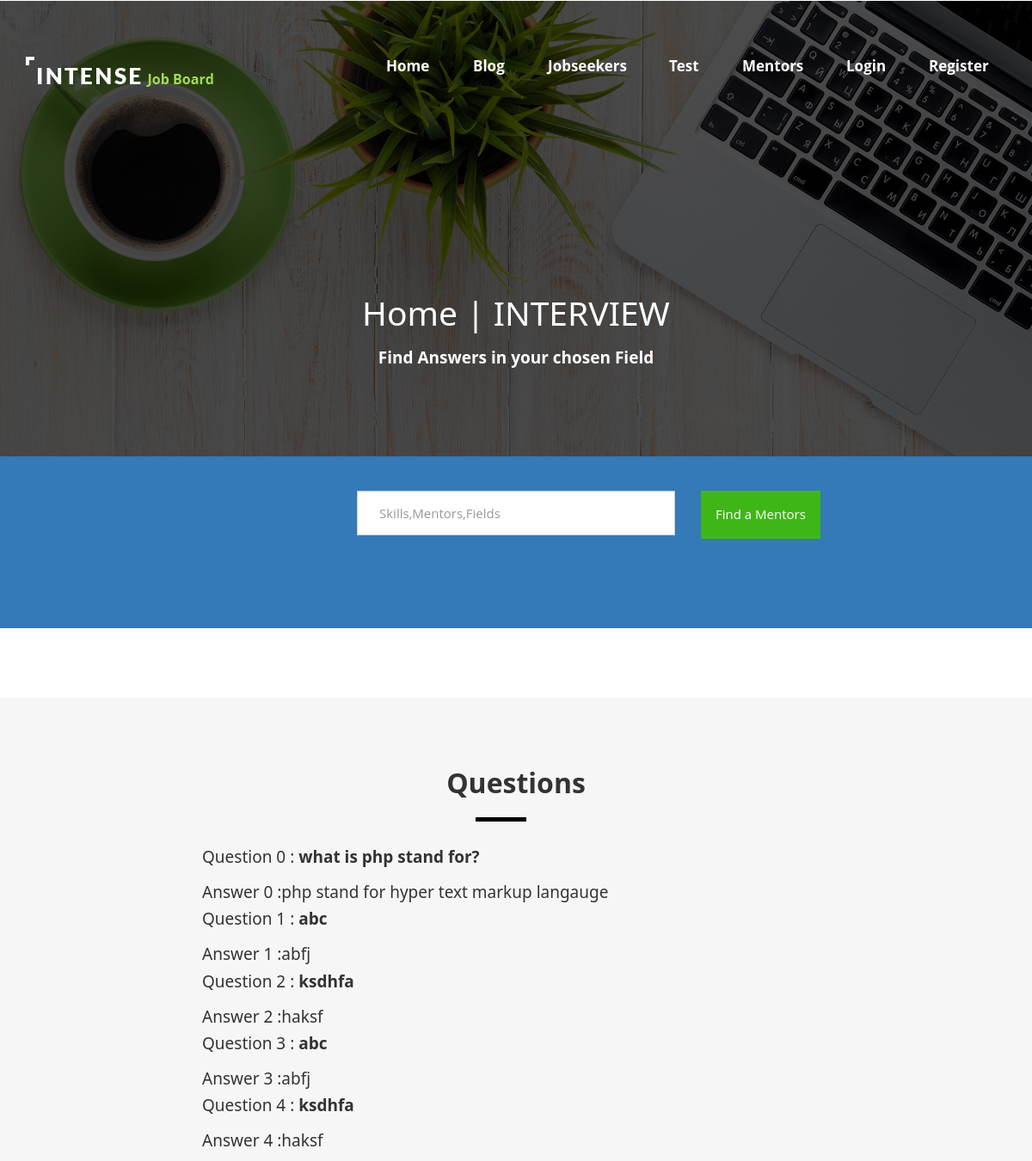
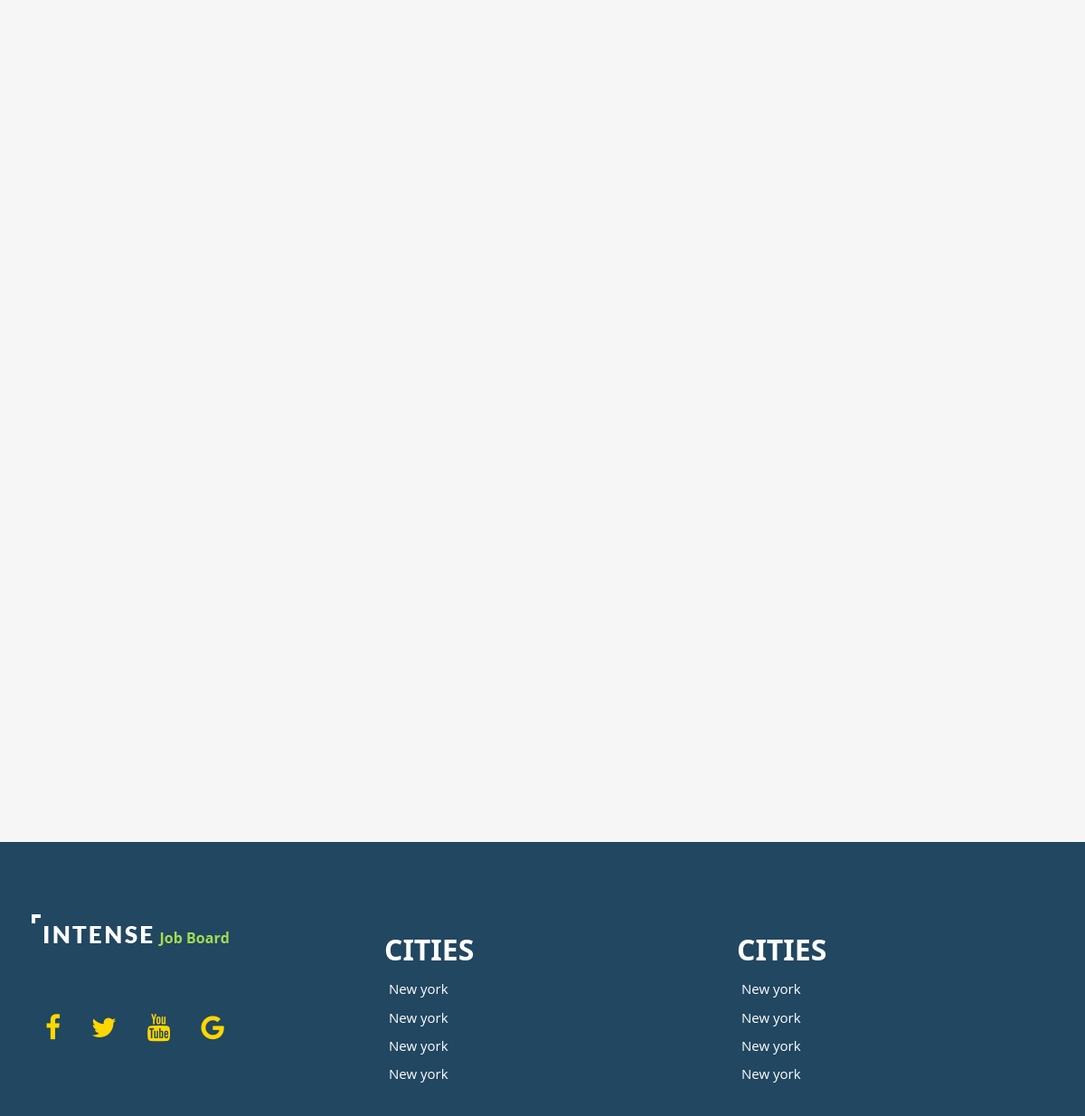
The page /index.php/Front/interview_question_pagination/1 on the database its author committed (2 pictures, top to bottom).
### tables this page shows
CREATE TABLE `interview_questions` (
  `question_id` int(11) NOT NULL,
  `question_text` varchar(255) NOT NULL,
  `question_answer` varchar(255) NOT NULL,
  `categories_id` int(11) NOT NULL
);

### application/controllers/Front.php (called while the page is built, shortened)
<?php
class Front extends CI_controller{
       function interview_question_pagination($id){
$config['per_page'] = 10;
		$this->load->view("public/single_interview",array('single_category'=>$this->front_model->view_interview_pagination($config['per_page'],$this->uri->segment(4),$id)));
    }
}
?>

### index.php (called while the page is built, shortened)
<?php
require_once BASEPATH.'core/CodeIgniter.php';

### application/models/front_model.php (called while the page is built, shortened)
<?php
class front_model extends CI_model{
    function view_interview_pagination($limit,$offset,$id){
        $query=$this->db->select("*")
            ->where("categories_id",$id)
            ->from("interview_questions")
            ->limit($limit,$offset)
            ->get();
       return $query->result();
    }
}
?>

### application/views/public/single_interview.php (the view, shortened to what this page needs)
<!DOCTYPE html>
<html lang="en">
    <head>
        <link rel="stylesheet" type="text/css" href="<?php echo base_url();?>assets/css/bootstrap.min.css">
	<link rel="stylesheet" type="text/css" href="<?php echo base_url();?>/assets/css/style.css">
	 <link href="<?php echo base_url();?>/assets/css/custom.css" rel="stylesheet" />
        <link rel="stylesheet" href="<?php echo base_url();?>/assets/css/hover-min.css">
        <link rel="stylesheet" href="css/font-awesome.min.css">
    </head>
    <body>
        <header>
            <div class="blog-bg">
                <div class="blog-overlay">
                 <nav class="navbar navbar-default navbar-fixed-top"  id="nav">
                        <div class="container">
                            <div class="navbar-header">
                                <a class="navbar-brand" href="#"><img src="images/logo.png" alt=""></a>
                            </div>
                            <div class="collapse navbar-collapse" id="bs-example-navbar-collapse-1">
                                <ul class="nav navbar-nav navbar-right">
                                    <li><a href="<?php echo site_url("front"); ?>"  class="hvr-underline-from-center">Home</a></li>
                                    <li><a href="<?php echo site_url("blog/public_blog"); ?>" class="hvr-underline-from-center">Blog</a></li>
                                    <li><a href="<?php echo site_url("front/jobseekers"); ?>" class="hvr-underline-from-center">Jobseekers</a></li>
                                    <li><a href="<?php echo site_url("Front/test_view");?>" class="hvr-underline-from-center">Test</a></li>
                                    <li><a href="<?php echo site_url("front/mentor"); ?>" class="hvr-underline-from-center">Mentors</a></li>
                                   <li><a href="<?php echo base_url().'/Registration/login';?>" class="hvr-underline-from-center">Login</a></li>  <li><a href="<?php echo base_url().'/Registration';?>" class="hvr-underline-from-center">Register</a></li>
                                </ul>
                            </div>
                        </div>
                    </nav>
                    <div class="container " id="header-text">
                    <h1 class="white text-center">Home | INTERVIEW</h1>
                       <h4 class="white text-center mgr-top-20"><strong>Find Answers in your chosen Field</strong></h4>
                    </div>
                </div>
            </div>
        </header>
        <section>
            <div class="container-fluid section" id="">
<form action="">
                    <div class="row mgr-top-40">
                            <div class="col-md-4"></div>
                                <div class="col-md-4">
                                    <input type="text" name="" id="" class="form-control" placeholder="Skills,Mentors,Fields">
                                </div>
                                 <div class="col-md-4">
                                    <input type="submit" value="Find a Mentors" id="sub-btn" class="btn btn-success">
                                </div>
            </div>
                    </form>
    </section>
        <section>
            <div class="container mgr-top-40">
                <div class="row" id="category-padding">
                    <div class="col-md-3">
                    </div>
                </div>
            </div>
            </section>
    <section class="blog" id="blog">
        <div class="container mgr-top-40 ">
            <div class="row mgr-top-60" id="mentor-fa">
                <h2 class="text-center "><strong>Questions</strong></h2>
                <hr>
            </div>
            <div class="col-md-10 col-md-offset-2">
               <?php foreach($single_category as $key=>$question):?>
                <h4 >Question<?php echo " ".$key." ";  ?>:  <?php echo "<strong>".$question->question_text."</strong> ";?></h4>
                <h4 class="mgr-top-20">Answer <?php echo " ".$key."  "; ?>:<?php echo $question->question_answer;?></h4>
                <?php endforeach; ?>
            </div>
            <div class="row">
            <div class="col-md-3 col-md-offset-5">
                    </div>
                    </div>
        </div>
    </section>
  <footer class="footer">
      <div class="container">
          <div class="row mgr-top-60">
              <div class="col-md-4">
                  <img src="images/logo.png" alt="">
                  <div class="row">
                  <div class="col-md-12 mgr-top-60">
                  <ul>
                      <li><a href=""><i class="fa fa-facebook fa-2x"></i></a></li>
                      <li><a href=""><i class="fa fa-twitter fa-2x"></i></a></li>
                      <li><a href=""><i class="fa fa-youtube fa-2x"></i></a></li>
                      <li><a href=""><i class="fa fa-google fa-2x"></i></a></li>
                  </ul>
                  </div>
              </div>
              </div>
              <div class="col-md-4" id="cities">
                  <h2 class="white"><strong>CITIES</strong></h2>
                  <ul>
                      <li><a href="" class="white">New york</a></li>
                      <li><a href="" class="white">New york</a></li>
                      <li><a href="" class="white">New york</a></li>
                      <li><a href="" class="white">New york</a></li>
                  </ul>
              </div>
              <div class="col-md-4" id="cities">
                   <h2 class="white"><strong>CITIES</strong></h2>
                  <ul>
                      <li><a href="" class="white">New york</a></li>
                      <li><a href="" class="white">New york</a></li>
                      <li><a href="" class="white">New york</a></li>
                      <li><a href="" class="white">New york</a></li>
                  </ul>
              </div>
          </div>
      </div>
  </footer>
    </body>
</html>

### assets/css/style.css (style rules this page uses)
* { margin:0px; padding: 0px; }
body { margin-top: -15px !important; }
.blog-bg { background-image: url(../images/1.jpg); min-height: 530px; background-size: cover; }
.blog-overlay { background:rgba(0,0,0,0.7); min-height: 530px; }
.navbar-default { background: transparent !important; border: none; color: white; position: relative; top: 50px; }
.navbar-default .navbar-nav>li>a { color: white; font-weight: bold; font-size: 17px; }
.white { color: white; }
.nav li { padding-right: 20px; }
input[type="text"] { padding: 25px; }
#sub-btn { padding: 16px; }
#header-text { position: relative; top:250px; }
.mgr-top-20 { margin-top: 20px; }
.section { background: #337ab7; height: 200px; }
.fa { color:gold; }
hr { width: 5%; height: 5px; background: black; position: relative; left: 46%; }
.mgr-top-40 { margin-top: 40px; }
a { text-decoration: none; }
.mgr-top-60 { margin-top: 60px; }
.blog { background: #f6f6f6; min-height: 1470px; }
.footer { background:#337ab7; min-height: 300px; }
.footer ul li { list-style: none; display: inline; }
.footer .fa { padding: 15px !important; margin-left: 0px !important; }
#cities ul li { list-style:none; display: block; padding: 5px; }

### assets/css/custom.css (style rules this page uses)
body { font-family: 'Open Sans', sans-serif; margin-top: -20px !important; }
.footer { background-color:#214761; width:100%; color:#fff; padding:20px 50px 20px 50px; padding-left:20px; }

### rows shown on the page
interview_questions: key "0", question_text "what is php stand for?", question_answer "php stand for hyper text markup langauge"
interview_questions: key "1", question_text "abc", question_answer "abfj"
interview_questions: key "2", question_text "ksdhfa", question_answer "haksf"
interview_questions: key "3", question_text "abc", question_answer "abfj"
interview_questions: key "4", question_text "ksdhfa", question_answer "haksf"
